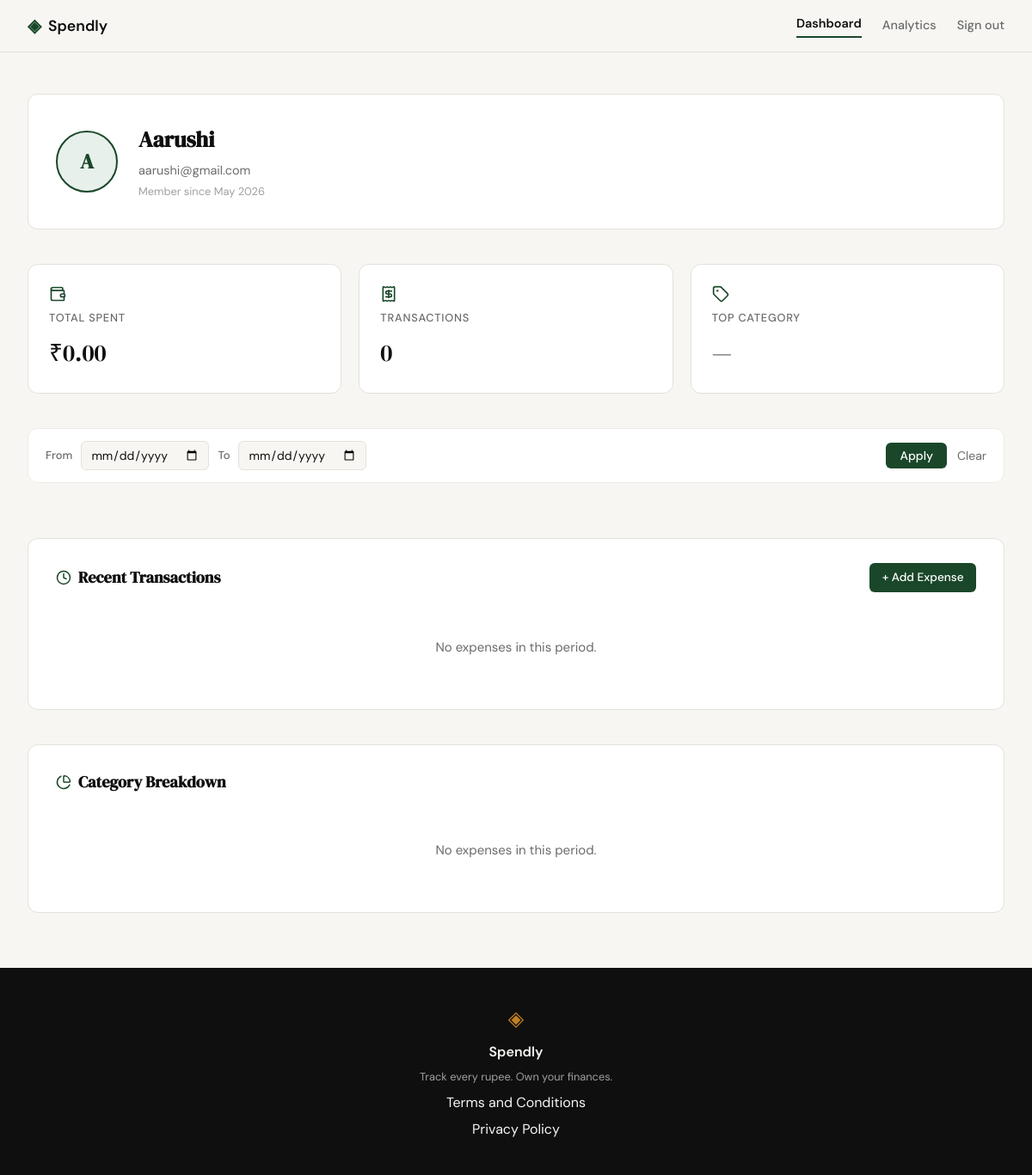
The page /profile (signed in) on the database as committed earlier.
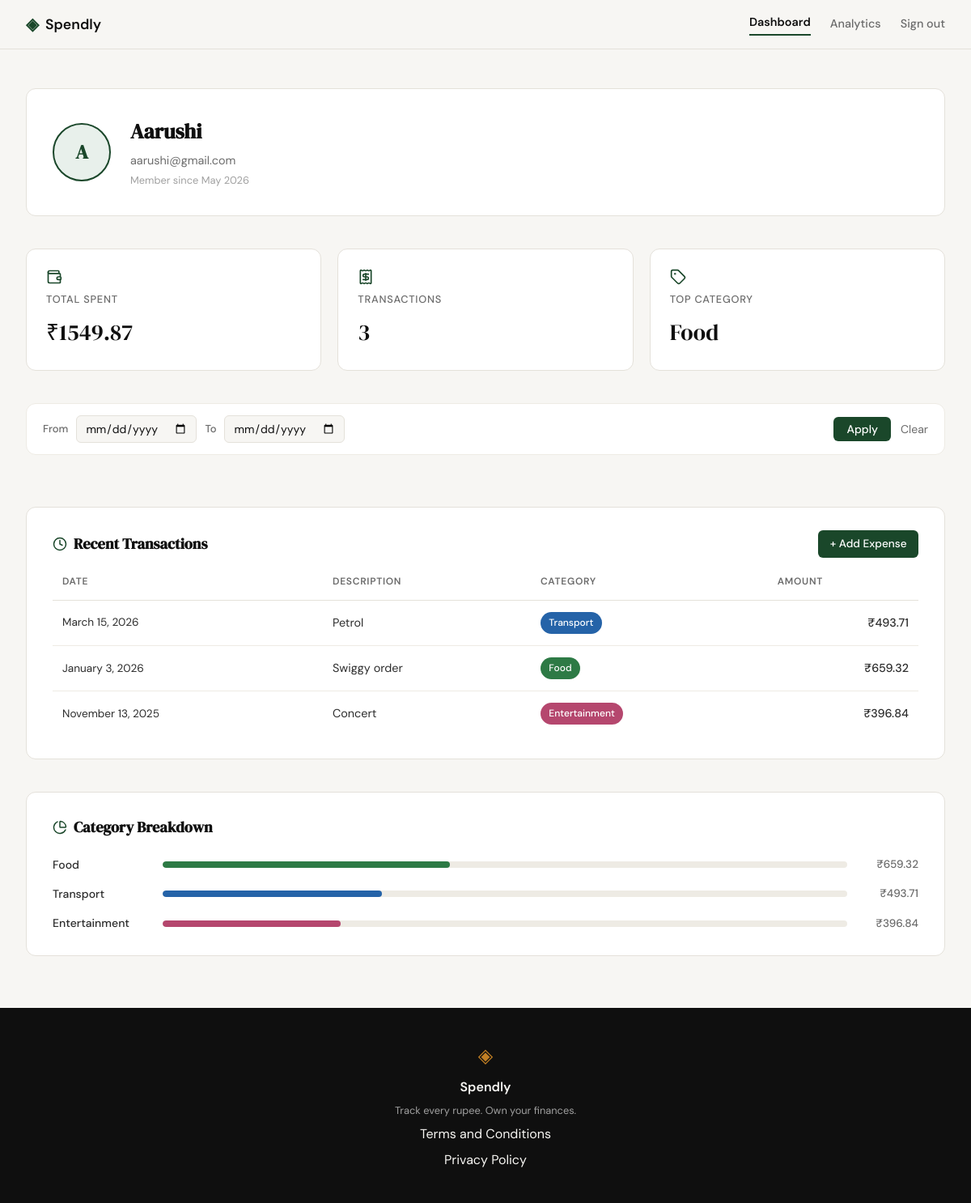
The same page on the database as committed later.
### tables this page shows
CREATE TABLE expenses (
            id          INTEGER PRIMARY KEY AUTOINCREMENT,
            user_id     INTEGER NOT NULL,
            amount      REAL    NOT NULL,
            category    TEXT    NOT NULL,
            date        TEXT    NOT NULL,
            description TEXT,
            created_at  TEXT    DEFAULT (datetime('now')),
            FOREIGN KEY (user_id) REFERENCES users(id)
        );

### app.py (the view)
@app.route("/profile")
def profile():
    if not session.get("user_id"):
        return redirect(url_for("login"))
    user_id = session["user_id"]
    date_from = _valid_date(request.args.get("from"))
    date_to = _valid_date(request.args.get("to"))
    user_row = get_user_by_id(user_id)
    if user_row is None:
        session.clear()
        return redirect(url_for("login"))
    initials = "".join(w[0].upper() for w in user_row["name"].split())[:2]
    user = {**user_row, "initials": initials}
    stats = get_summary_stats(user_id, date_from=date_from, date_to=date_to)
    transactions = get_recent_transactions(user_id, date_from=date_from, date_to=date_to)
    categories = get_category_breakdown(user_id, date_from=date_from, date_to=date_to)
    return render_template("profile.html",
                           user=user, stats=stats,
                           transactions=transactions, categories=categories,
                           date_from=date_from, date_to=date_to)

### app.py (called while the page is built)
def _valid_date(s):
    if not s:
        return None
    try:
        datetime.date.fromisoformat(s)
        return s
    except ValueError:
        return None

### database/db.py (called while the page is built)
def get_db():
    conn = sqlite3.connect(DB_PATH)
    conn.row_factory = sqlite3.Row
    conn.execute("PRAGMA foreign_keys = ON")
    return conn

### database/queries.py (called while the page is built)
def get_user_by_id(user_id):
    conn = get_db()
    row = conn.execute(
        "SELECT name, email, created_at FROM users WHERE id = ?", (user_id,)
    ).fetchone()
    conn.close()
    if row is None:
        return None
    dt = datetime.datetime.fromisoformat(row["created_at"])
    return {"name": row["name"], "email": row["email"], "member_since": dt.strftime("%B %Y")}

### templates/profile.html (shortened to what this page needs)
{% extends "base.html" %}
{% block head %}
<link rel="stylesheet" href="{{ url_for('static', filename='css/profile.css') }}">
<link rel="stylesheet" href="{{ url_for('static', filename='css/date-filter.css') }}">
{% endblock %}
{% block content %}
<div class="profile-page">
    <div class="profile-hero">
        <div class="profile-avatar">{{ user.initials }}</div>
        <div class="profile-identity">
            <h1 class="profile-name">{{ user.name }}</h1>
            <p class="profile-email">{{ user.email }}</p>
            <p class="profile-since">Member since {{ user.member_since }}</p>
        </div>
    </div>
    <div class="profile-stats">
        <div class="stat-card">
            <i data-lucide="wallet" class="stat-icon"></i>
            <span class="stat-label">Total Spent</span>
            <span class="stat-value">₹{{ "%.2f"|format(stats.total_spent) }}</span>
        </div>
        <div class="stat-card">
            <i data-lucide="receipt" class="stat-icon"></i>
            <span class="stat-label">Transactions</span>
            <span class="stat-value">{{ stats.transaction_count }}</span>
        </div>
        <div class="stat-card">
            <i data-lucide="tag" class="stat-icon"></i>
            <span class="stat-label">Top Category</span>
            <span class="stat-value">{{ stats.top_category }}</span>
        </div>
    </div>
    <form class="date-filter" method="get" action="{{ url_for('profile') }}">
        <div class="date-filter-fields">
            <label for="df-from">From</label>
            <input type="date" id="df-from" name="from" value="{{ date_from or '' }}">
            <label for="df-to">To</label>
            <input type="date" id="df-to" name="to" value="{{ date_to or '' }}">
        </div>
        <div class="date-filter-actions">
            <button type="submit">Apply</button>
            <a href="{{ url_for('profile') }}">Clear</a>
        </div>
    </form>
    <div class="profile-section">
        <div class="section-header">
            <h2 class="section-title">
                <i data-lucide="clock"></i> Recent Transactions
            </h2>
            <a href="{{ url_for('add_expense') }}" class="btn-add-expense">+ Add Expense</a>
        </div>
        {% if transactions %}
        <div class="table-wrap">
            <table class="tx-table">
                <thead>
                    <tr>
                        <th>Date</th>
                        <th>Description</th>
                        <th>Category</th>
                        <th class="col-amount">Amount</th>
                    </tr>
                </thead>
                <tbody>
                    {% for tx in transactions %}
                    <tr>
                        <td class="tx-date">{{ tx.date }}</td>
                        <td>{{ tx.description }}</td>
                        <td><span class="badge badge-{{ tx.category|lower }}">{{ tx.category }}</span></td>
                        <td class="tx-amount">₹{{ "%.2f"|format(tx.amount) }}</td>
                    </tr>
                    {% endfor %}
                </tbody>
            </table>
        </div>
        {% else %}
        <p class="empty-state">No expenses in this period.</p>
        {% endif %}
    </div>
    <div class="profile-section">
        <h2 class="section-title">
            <i data-lucide="pie-chart"></i> Category Breakdown
        </h2>
        {% if categories %}
        <div class="category-list">
            {% for cat in categories %}
            <div class="category-row">
                <span class="category-name">{{ cat.name }}</span>
                <div class="category-track">
                    <div class="category-bar category-bar-{{ cat.name|lower }}" style="width: {{ cat.pct }}%"></div>
                </div>
                <span class="category-amt">₹{{ "%.2f"|format(cat.amount) }}</span>
            </div>
            {% endfor %}
        </div>
        {% else %}
        <p class="empty-state">No expenses in this period.</p>
        {% endif %}
    </div>
</div>
{% endblock %}

Rows that differ between the two databases and show on the page:
added expenses: top_category "Food", date "January 3, 2026", description "Swiggy order", category "Food", amount "659.32", name "Food", {{ cat.pct }} 42 (drawn)
added expenses: date "March 15, 2026", description "Petrol", category "Transport", amount "493.71", name "Transport", {{ cat.pct }} 32 (drawn)
added expenses: date "November 13, 2025", description "Concert", category "Entertainment", amount "396.84", name "Entertainment", {{ cat.pct }} 26 (drawn)
Other text that changed with them:
{{ "%.2f"|format(stats.total_spent) }}: "0.00" → "1549.87"
{{ stats.transaction_count }}: "0" → "3"
{{ stats.top_category }}: "—" → (not shown)
text no longer shown: "No expenses in this period. No expenses in this period."
text now shown: "DATE DESCRIPTION CATEGORY AMOUNT"
